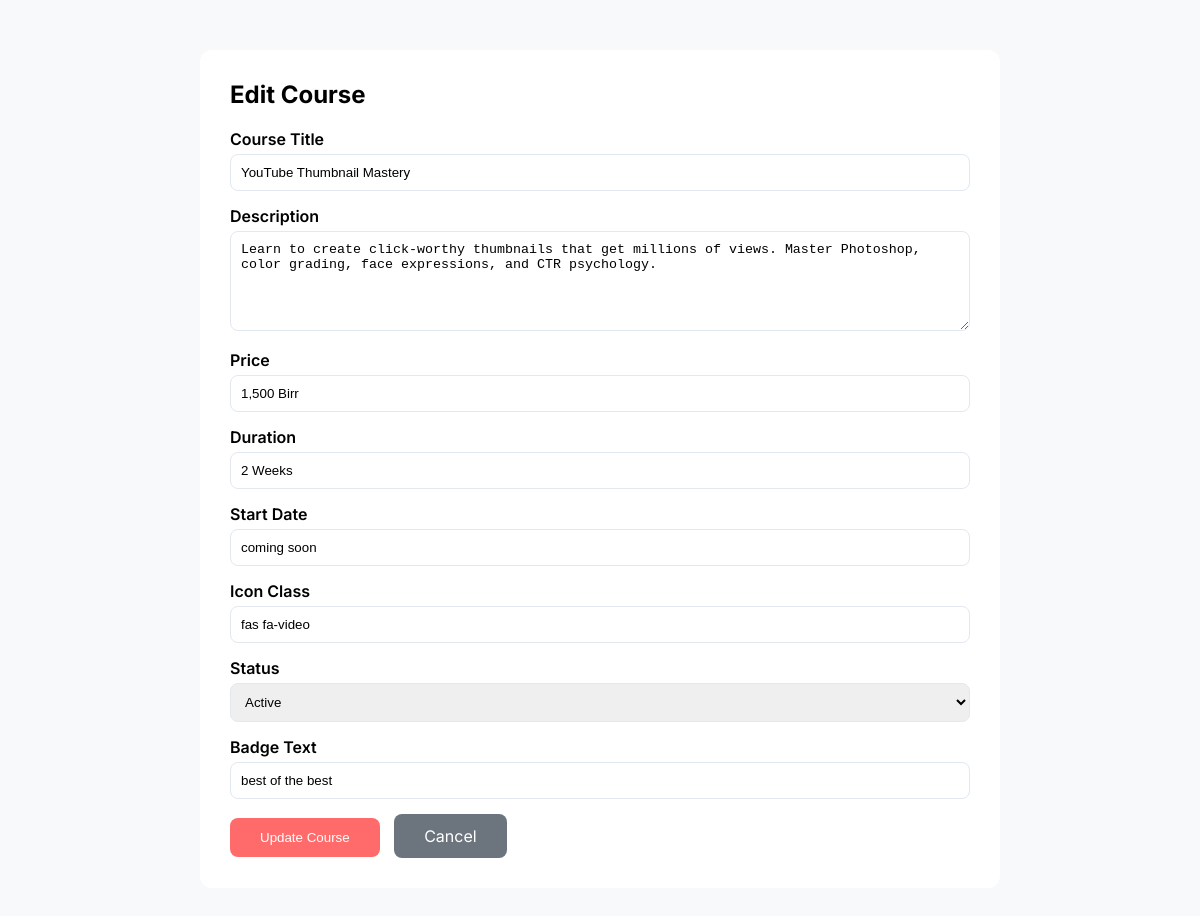
Screenshot of /admin/edit-course.php?id=2 (signed in) with the database file from the repository.
### tables this page shows
CREATE TABLE `courses` (
  `id` int(11) NOT NULL AUTO_INCREMENT,
  `title` varchar(200) NOT NULL,
  `description` text DEFAULT NULL,
  `price` varchar(50) DEFAULT NULL,
  `duration` varchar(100) DEFAULT NULL,
  `start_date` varchar(100) DEFAULT NULL,
  `icon_class` varchar(50) DEFAULT 'fas fa-palette',
  `status` enum('active','coming_soon') DEFAULT 'active',
  `badge_text` varchar(50) DEFAULT NULL,
  `created_at` timestamp NOT NULL DEFAULT current_timestamp(),
  `updated_at` timestamp NOT NULL DEFAULT current_timestamp() ON UPDATE current_timestamp(),
  PRIMARY KEY (`id`)
);

### admin/edit-course.php (the view, shortened to what this page needs)
<?php
require_once '../config.php';
$id = isset($_GET['id']) ? (int)$_GET['id'] : 0;
$course = $conn->query("SELECT * FROM courses WHERE id=$id")->fetch_assoc();
?>
<!DOCTYPE html>
<html lang="en">
<head>
    <link rel="stylesheet" href="https://cdnjs.cloudflare.com/ajax/libs/font-awesome/6.0.0-beta3/css/all.min.css">
</head>
<body>
    <div class="container">
        <h2>Edit Course</h2>
        <form method="POST">
            <div class="form-group">
                <label>Course Title</label>
                <input type="text" name="title" value="<?php echo htmlspecialchars($course['title']); ?>" required>
            </div>
            <div class="form-group">
                <label>Description</label>
                <textarea name="description" required><?php echo htmlspecialchars($course['description']); ?></textarea>
            </div>
            <div class="form-group">
                <label>Price</label>
                <input type="text" name="price" value="<?php echo htmlspecialchars($course['price']); ?>" required>
            </div>
            <div class="form-group">
                <label>Duration</label>
                <input type="text" name="duration" value="<?php echo htmlspecialchars($course['duration']); ?>" required>
            </div>
            <div class="form-group">
                <label>Start Date</label>
                <input type="text" name="start_date" value="<?php echo htmlspecialchars($course['start_date']); ?>" required>
            </div>
            <div class="form-group">
                <label>Icon Class</label>
                <input type="text" name="icon_class" value="<?php echo htmlspecialchars($course['icon_class']); ?>">
            </div>
            <div class="form-group">
                <label>Status</label>
                <select name="status">
                    <option value="active" <?php echo $course['status'] == 'active' ? 'selected' : ''; ?>>Active</option>
                </select>
            </div>
            <div class="form-group">
                <label>Badge Text</label>
                <input type="text" name="badge_text" value="<?php echo htmlspecialchars($course['badge_text']); ?>">
            </div>
            <button type="submit" class="btn-submit">Update Course</button>
            <a href="manage-courses.php" class="btn-back">Cancel</a>
        </form>
    </div>
</body>
</html>

### admin/edit-course.php (style rules this page uses)
* { margin: 0; padding: 0; box-sizing: border-box; }
body { font-family: 'Inter', sans-serif; background: #f8f9fa; }
.container { max-width: 800px; margin: 50px auto; background: white; padding: 30px; border-radius: 12px; }
h2 { margin-bottom: 20px; }
.form-group { margin-bottom: 15px; }
.form-group label { display: block; margin-bottom: 5px; font-weight: 600; }
.form-group input, .form-group textarea, .form-group select { width: 100%; padding: 10px; border: 1px solid #e2e8f0; border-radius: 8px; }
.form-group textarea { min-height: 100px; }
.btn-submit { background: #ff6b6b; color: white; padding: 12px 30px; border: none; border-radius: 8px; cursor: pointer; }
.btn-back { background: #6c757d; color: white; padding: 12px 30px; border: none; border-radius: 8px; cursor: pointer; text-decoration: none; display: inline-block; margin-left: 10px; }

### rows the page displays
courses: title "YouTube Thumbnail Mastery", description "Learn to create click-worthy thumbnails that get millions of views. Master Photoshop, color grading, face expressions, and CTR psychology.", price "1,500 Birr", duration "2 Weeks", start_date "coming soon", icon_class "fas fa-video", status "Active", badge_text "best of the best"
